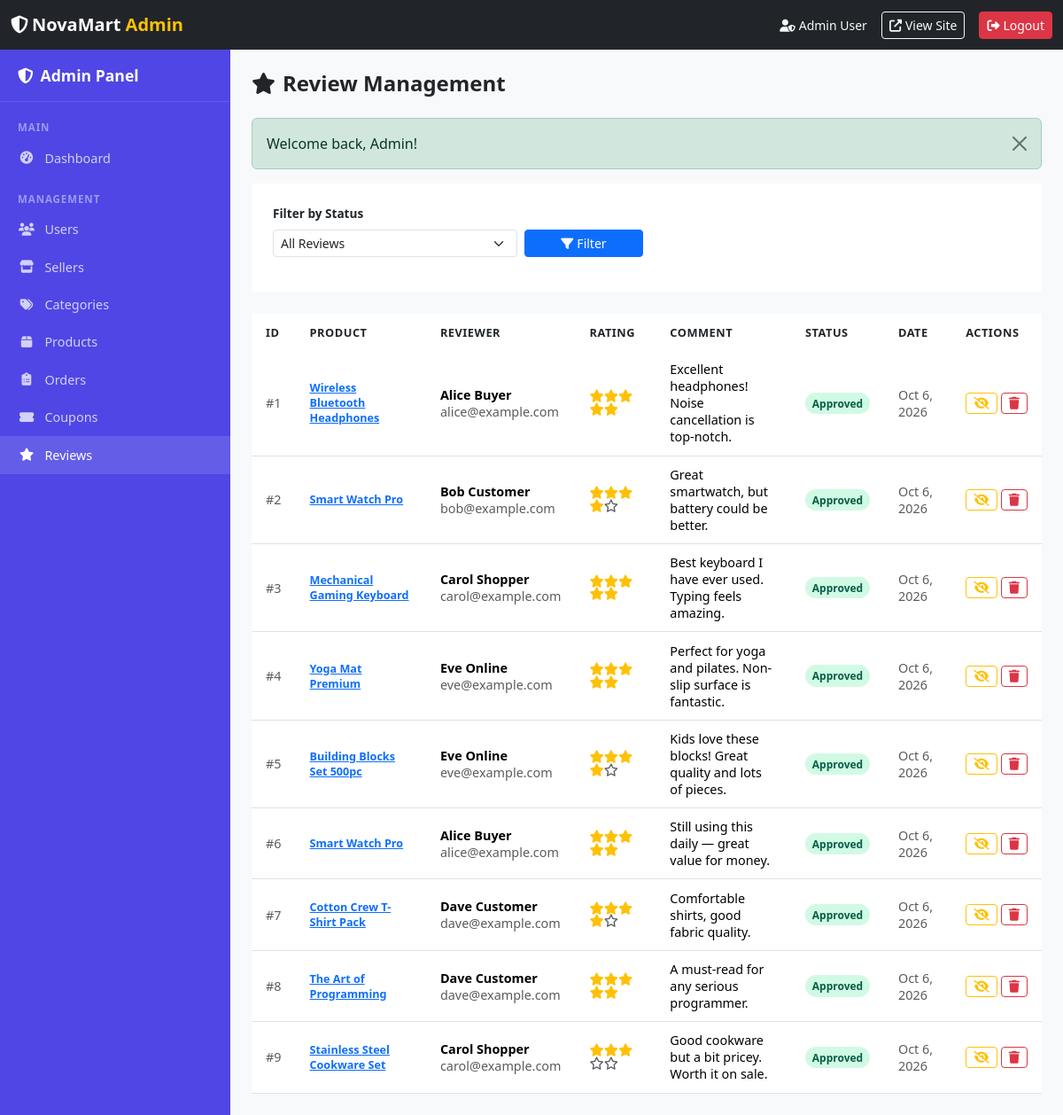
Screenshot of /admin/reviews.php (signed in) with the database file from the repository.
### tables this page shows
CREATE TABLE `product_reviews` (
  `id` INT UNSIGNED AUTO_INCREMENT PRIMARY KEY,
  `product_id` INT UNSIGNED NOT NULL,
  `user_id` INT UNSIGNED NOT NULL,
  `order_id` INT UNSIGNED NOT NULL,
  `rating` TINYINT UNSIGNED NOT NULL CHECK (`rating` BETWEEN 1 AND 5),
  `comment` TEXT DEFAULT NULL,
  `status` ENUM('pending','approved','hidden') NOT NULL DEFAULT 'pending',
  `created_at` DATETIME NOT NULL DEFAULT CURRENT_TIMESTAMP,
  `updated_at` DATETIME NOT NULL DEFAULT CURRENT_TIMESTAMP ON UPDATE CURRENT_TIMESTAMP,
  FOREIGN KEY (`product_id`) REFERENCES `products`(`id`) ON DELETE CASCADE,
  FOREIGN KEY (`user_id`) REFERENCES `users`(`id`) ON DELETE CASCADE,
  FOREIGN KEY (`order_id`) REFERENCES `orders`(`id`) ON DELETE CASCADE,
  UNIQUE KEY `uq_user_product_review` (`user_id`, `product_id`)
);

CREATE TABLE `products` (
  `id` INT UNSIGNED AUTO_INCREMENT PRIMARY KEY,
  `seller_id` INT UNSIGNED NOT NULL,
  `category_id` INT UNSIGNED NOT NULL,
  `name` VARCHAR(200) NOT NULL,
  `slug` VARCHAR(220) NOT NULL,
  `description` TEXT DEFAULT NULL,
  `price` DECIMAL(10,2) NOT NULL DEFAULT 0.00,
  `stock` INT UNSIGNED NOT NULL DEFAULT 0,
  `sku` VARCHAR(50) DEFAULT NULL,
  `status` ENUM('active','inactive','out_of_stock') NOT NULL DEFAULT 'active',
  `featured` TINYINT(1) NOT NULL DEFAULT 0,
  `created_at` DATETIME NOT NULL DEFAULT CURRENT_TIMESTAMP,
  `updated_at` DATETIME NOT NULL DEFAULT CURRENT_TIMESTAMP ON UPDATE CURRENT_TIMESTAMP,
  FOREIGN KEY (`seller_id`) REFERENCES `users`(`id`) ON DELETE CASCADE,
  FOREIGN KEY (`category_id`) REFERENCES `categories`(`id`) ON DELETE RESTRICT,
  UNIQUE KEY `uq_slug` (`slug`)
);

CREATE TABLE `users` (
  `id` INT UNSIGNED AUTO_INCREMENT PRIMARY KEY,
  `name` VARCHAR(120) NOT NULL,
  `email` VARCHAR(191) NOT NULL UNIQUE,
  `password` VARCHAR(255) NOT NULL,
  `phone` VARCHAR(30) DEFAULT NULL,
  `address` TEXT DEFAULT NULL,
  `role` ENUM('customer','seller','admin') NOT NULL DEFAULT 'customer',
  `status` ENUM('active','suspended') NOT NULL DEFAULT 'active',
  `created_at` DATETIME NOT NULL DEFAULT CURRENT_TIMESTAMP,
  `updated_at` DATETIME NOT NULL DEFAULT CURRENT_TIMESTAMP ON UPDATE CURRENT_TIMESTAMP
);

### includes/functions.php (called while the page is built, shortened)
<?php
function e(string $value): string
{
    return htmlspecialchars($value, ENT_QUOTES | ENT_HTML5, 'UTF-8');
}
function getFlash(): ?array
{
    $flash = $_SESSION['flash'] ?? null;
    return $flash;
}

### admin/reviews.php (the view, shortened to what this page needs)
<?php
require_once __DIR__ . '/../config/db.php';
require_once __DIR__ . '/../includes/functions.php';
require_once __DIR__ . '/../includes/admin_navbar.php';
$page   = max(1, (int)($_GET['page'] ?? 1));
$perPag = ADMIN_ITEMS_PER_PAGE;
$offset = ($page - 1) * $perPag;
$wheres = [];
$params = [];
$whereSql = $wheres ? 'WHERE ' . implode(' AND ', $wheres) : '';
$stmt = $pdo->prepare("
    SELECT pr.*, p.name AS product_name, p.slug AS product_slug,
           u.name AS reviewer_name, u.email AS reviewer_email
    FROM product_reviews pr
    JOIN products p ON p.id=pr.product_id
    JOIN users u ON u.id=pr.user_id
    $whereSql
    ORDER BY pr.created_at DESC
    LIMIT ? OFFSET ?
");
$params[] = $perPag;
$params[] = $offset;
$stmt->execute($params);
$reviews = $stmt->fetchAll();
?>
<!DOCTYPE html>
<html lang="en">
<head>
  <link href="https://cdn.jsdelivr.net/npm/bootstrap@5.3.3/dist/css/bootstrap.min.css" rel="stylesheet">
  <link href="https://cdnjs.cloudflare.com/ajax/libs/font-awesome/6.5.1/css/all.min.css" rel="stylesheet">
  <link href="<?= APP_URL ?>/assets/css/admin.css" rel="stylesheet">
</head>
<body class="bg-light">
<div class="admin-layout">
  <aside class="admin-sidebar" id="adminSidebar">
    <div class="brand"><i class="fas fa-shield-alt me-2"></i>Admin Panel</div>
    <div class="nav-section">Main</div>
    <a class="nav-link" href="<?= APP_URL ?>/admin/dashboard.php"><i class="fas fa-tachometer-alt"></i> Dashboard</a>
    <div class="nav-section">Management</div>
    <a class="nav-link" href="<?= APP_URL ?>/admin/users.php"><i class="fas fa-users"></i> Users</a>
    <a class="nav-link" href="<?= APP_URL ?>/admin/sellers.php"><i class="fas fa-store"></i> Sellers</a>
    <a class="nav-link" href="<?= APP_URL ?>/admin/categories.php"><i class="fas fa-tags"></i> Categories</a>
    <a class="nav-link" href="<?= APP_URL ?>/admin/products.php"><i class="fas fa-box"></i> Products</a>
    <a class="nav-link" href="<?= APP_URL ?>/admin/orders.php"><i class="fas fa-clipboard-list"></i> Orders</a>
    <a class="nav-link" href="<?= APP_URL ?>/admin/coupons.php"><i class="fas fa-ticket-alt"></i> Coupons</a>
    <a class="nav-link active" href="<?= APP_URL ?>/admin/reviews.php"><i class="fas fa-star"></i> Reviews</a>
  </aside>
  <div class="admin-main">
    <div class="d-flex align-items-center justify-content-between mb-4">
      <h4 class="fw-bold mb-0"><i class="fas fa-star me-2"></i>Review Management</h4>
    </div>
    <?php $flash = getFlash(); if ($flash): ?>
      <div class="alert alert-<?= e($flash['type']) ?> alert-dismissible fade show" role="alert">
        <?= e($flash['message']) ?>
        <button type="button" class="btn-close" data-bs-dismiss="alert"></button>
      </div>
    <?php endif; ?>
    <div class="admin-card mb-4">
      <form method="GET" class="row g-2 align-items-end">
        <div class="col-md-4">
          <label class="form-label small">Filter by Status</label>
          <select name="status" class="form-select form-select-sm">
            <option value="">All Reviews</option>
          </select>
        </div>
        <div class="col-md-2">
          <button type="submit" class="btn btn-primary btn-sm w-100">
            <i class="fas fa-filter me-1"></i>Filter
          </button>
        </div>
      </form>
    </div>
    <div class="admin-table">
      <div class="table-responsive">
        <table class="table table-hover">
          <thead>
            <tr>
              <th>ID</th>
              <th>Product</th>
              <th>Reviewer</th>
              <th>Rating</th>
              <th>Comment</th>
              <th>Status</th>
              <th>Date</th>
              <th>Actions</th>
            </tr>
          </thead>
          <tbody>
            <?php if (empty($reviews)): ?>
              <tr><td colspan="8" class="text-center py-4 text-muted">No reviews found.</td></tr>
            <?php else: ?>
              <?php foreach ($reviews as $rev):
                $statusClass = match($rev['status']) {
                    'pending' => 'badge-pending', 'approved' => 'badge-active', 'hidden' => 'badge-inactive'
                };
              ?>
                <tr>
                  <td class="text-muted small">#<?= (int)$rev['id'] ?></td>
                  <td>
                    <a href="<?= APP_URL ?>/public/product.php?slug=<?= e($rev['product_slug']) ?>"
                       target="_blank" class="fw-semibold small">
                      <?= e($rev['product_name']) ?>
                    </a>
                  </td>
                  <td class="small">
                    <div class="fw-semibold"><?= e($rev['reviewer_name']) ?></div>
                    <div class="text-muted"><?= e($rev['reviewer_email']) ?></div>
                  </td>
                  <td>
                    <div class="text-warning">
                      <?php for ($i=1;$i<=5;$i++):
                        echo $i<=(int)$rev['rating'] ? '<i class="fas fa-star"></i>' : '<i class="far fa-star text-muted"></i>';
                      endfor; ?>
                    </div>
                  </td>
                  <td class="small" style="max-width:250px">
                    <?= nl2br(e(mb_substr($rev['comment'], 0, 100))) ?>
                  </td>
                  <td><span class="badge-status <?= $statusClass ?>"><?= e(ucfirst($rev['status'])) ?></span></td>
                  <td class="small text-muted"><?= date('M j, Y', strtotime($rev['created_at'])) ?></td>
                  <td>
                    <div class="d-flex gap-1">
                      <?php if ($rev['status'] !== 'hidden'): ?>
                        <button type="button" class="btn btn-sm btn-outline-warning btn-status-toggle"
                                data-id="<?= $rev['id'] ?>" data-table="reviews" data-field="status"
                                data-current="<?= e($rev['status']) ?>" title="Hide">
                          <i class="fas fa-eye-slash"></i>
                        </button>
                      <?php endif; ?>
                      <button type="button" class="btn btn-sm btn-outline-danger" data-bs-toggle="modal"
                              data-bs-target="#deleteModal" data-id="<?= $rev['id'] ?>"
                              data-product="<?= e($rev['product_name']) ?>" title="Delete">
                        <i class="fas fa-trash"></i>
                      </button>
                    </div>
                  </td>
                </tr>
              <?php endforeach; ?>
            <?php endif; ?>
          </tbody>
        </table>
      </div>
    </div>
  </div>
</div>
</body>
</html>

### assets/css/admin.css (style rules this page uses)
:root { --admin-sidebar-w: 260px; --admin-bg: #F1F5F9; --admin-card: #fff; --admin-primary: #4F46E5; --admin-success: #10B981; --admin-warning: #F59E0B; --admin-danger: #EF4444; --admin-info: #3B82F6; }
body { background: var(--admin-bg); }
.admin-layout { display: flex; min-height: 100vh; }
.admin-sidebar { width: var(--admin-sidebar-w); background: var(--admin-primary); color: #fff; flex-shrink: 0; position: fixed; top: 56px; left: 0; bottom: 0; overflow-y: auto; z-index: 100; transition: transform .3s; }
.admin-sidebar .nav-link { color: rgba(255,255,255,.75); padding: .65rem 1.25rem; border-radius: 0; font-size: .9rem; display: flex; align-items: center; gap: .65rem; transition: background .15s, color .15s; }
.admin-sidebar .nav-link:hover, .admin-sidebar .nav-link.active { background: rgba(255,255,255,.12); color: #fff; }
.admin-sidebar .nav-link i { width: 20px; text-align: center; }
.admin-sidebar .nav-section { font-size: .72rem; text-transform: uppercase; letter-spacing: .08em; color: rgba(255,255,255,.45); padding: 1rem 1.25rem .3rem; font-weight: 700; }
.admin-sidebar .brand { padding: 1rem 1.25rem; font-weight: 700; font-size: 1.1rem; border-bottom: 1px solid rgba(255,255,255,.1); margin-bottom: .25rem; }
.admin-main { flex: 1; margin-left: var(--admin-sidebar-w); padding: 1.5rem; }
.admin-table { background: var(--admin-card); border-radius: var(--radius-md); box-shadow: var(--shadow-sm); overflow: hidden; }
.admin-table .table { margin-bottom: 0; }
.admin-table thead { background: var(--gray-100); }
.admin-table th { font-size: .8rem; text-transform: uppercase; letter-spacing: .04em; color: var(--gray-600); font-weight: 600; border-bottom: 2px solid var(--gray-200); padding: .75rem 1rem; }
.admin-table td { padding: .7rem 1rem; vertical-align: middle; font-size: .9rem; }
.badge-status { padding: .3em .65em; border-radius: 20px; font-size: .75rem; font-weight: 600; }
.badge-active { background: #D1FAE5; color: #065F46; }
.admin-card { background: var(--admin-card); border-radius: var(--radius-md); box-shadow: var(--shadow-sm); padding: 1.5rem; margin-bottom: 1.5rem; }
.form-label { font-weight: 600; font-size: .85rem; }

### rows the page displays
product_reviews: id "1", product.name "Wireless Bluetooth Headphones", user.name "Alice Buyer", user.email "alice@example.com", rating 5 (drawn), comment "Excellent headphones! Noise cancellation is top-notch.", status "Approved", created_at "Oct 6, 2026"
product_reviews: id "2", product.name "Smart Watch Pro", user.name "Bob Customer", user.email "bob@example.com", rating 4 (drawn), comment "Great smartwatch, but battery could be better.", status "Approved", created_at "Oct 6, 2026"
product_reviews: id "3", product.name "Mechanical Gaming Keyboard", user.name "Carol Shopper", user.email "carol@example.com", rating 5 (drawn), comment "Best keyboard I have ever used. Typing feels amazing.", status "Approved", created_at "Oct 6, 2026"
product_reviews: id "4", product.name "Yoga Mat Premium", user.name "Eve Online", user.email "eve@example.com", rating 5 (drawn), comment "Perfect for yoga and pilates. Non-slip surface is fantastic.", status "Approved", created_at "Oct 6, 2026"
product_reviews: id "5", product.name "Building Blocks Set 500pc", user.name "Eve Online", user.email "eve@example.com", rating 4 (drawn), comment "Kids love these blocks! Great quality and lots of pieces.", status "Approved", created_at "Oct 6, 2026"
product_reviews: id "6", product.name "Smart Watch Pro", user.name "Alice Buyer", user.email "alice@example.com", rating 5 (drawn), comment "Still using this daily — great value for money.", status "Approved", created_at "Oct 6, 2026"
product_reviews: id "7", product.name "Cotton Crew T-Shirt Pack", user.name "Dave Customer", user.email "dave@example.com", rating 4 (drawn), comment "Comfortable shirts, good fabric quality.", status "Approved", created_at "Oct 6, 2026"
product_reviews: id "8", product.name "The Art of Programming", user.name "Dave Customer", user.email "dave@example.com", rating 5 (drawn), comment "A must-read for any serious programmer.", status "Approved", created_at "Oct 6, 2026"
product_reviews: id "9", product.name "Stainless Steel Cookware Set", user.name "Carol Shopper", user.email "carol@example.com", rating 3 (drawn), comment "Good cookware but a bit pricey. Worth it on sale.", status "Approved", created_at "Oct 6, 2026"

### other values shown
APP_NAME "NovaMart"
$_SESSION['user']['name'] "Admin User"
$flash['message'] "Welcome back, Admin!"
